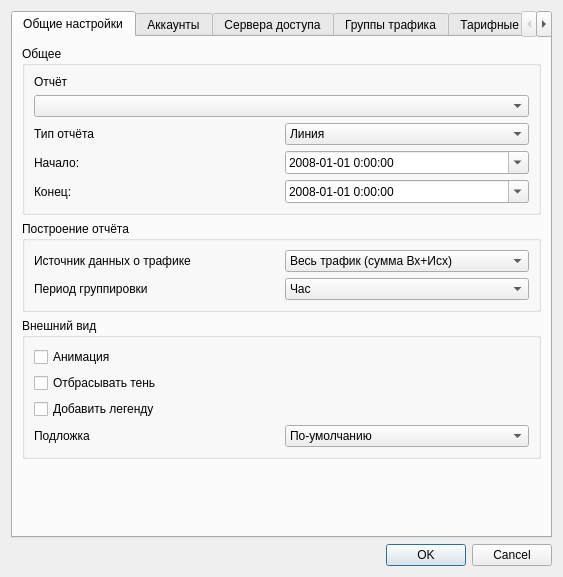
<?xml version="1.0" encoding="UTF-8"?>
<ui version="4.0">
 <class>Dialog</class>
 <widget class="QDialog" name="Dialog">
  <property name="geometry">
   <rect>
    <x>0</x>
    <y>0</y>
    <width>563</width>
    <height>577</height>
   </rect>
  </property>
  <property name="windowTitle">
   <string>Настройки отчёта</string>
  </property>
  <layout class="QGridLayout" name="gridLayout_4">
   <item row="0" column="0">
    <widget class="QTabWidget" name="tabWidget">
     <property name="currentIndex">
      <number>0</number>
     </property>
     <widget class="QWidget" name="general_tab">
      <attribute name="title">
       <string>Общие настройки</string>
      </attribute>
      <layout class="QGridLayout" name="gridLayout_3">
       <item row="0" column="0">
        <widget class="QGroupBox" name="groupBox_common">
         <property name="title">
          <string>Общее</string>
         </property>
         <layout class="QGridLayout" name="gridLayout">
          <item row="0" column="0">
           <widget class="QLabel" name="label_template">
            <property name="text">
             <string>Отчёт</string>
            </property>
           </widget>
          </item>
          <item row="4" column="0">
           <widget class="QLabel" name="label_date_start">
            <property name="text">
             <string>Начало:</string>
            </property>
           </widget>
          </item>
          <item row="4" column="1">
           <widget class="QDateTimeEdit" name="dateTimeEdit_date_start">
            <property name="minimumDate">
             <date>
              <year>2008</year>
              <month>1</month>
              <day>1</day>
             </date>
            </property>
            <property name="displayFormat">
             <string>yyyy-MM-dd H:mm:ss</string>
            </property>
            <property name="calendarPopup">
             <bool>true</bool>
            </property>
           </widget>
          </item>
          <item row="5" column="0">
           <widget class="QLabel" name="label_date_end">
            <property name="text">
             <string>Конец:</string>
            </property>
           </widget>
          </item>
          <item row="5" column="1">
           <widget class="QDateTimeEdit" name="dateTimeEdit_date_end">
            <property name="minimumDate">
             <date>
              <year>2008</year>
              <month>1</month>
              <day>1</day>
             </date>
            </property>
            <property name="displayFormat">
             <string>yyyy-MM-dd H:mm:ss</string>
            </property>
            <property name="calendarPopup">
             <bool>true</bool>
            </property>
           </widget>
          </item>
          <item row="1" column="0" colspan="2">
           <widget class="QComboBox" name="comboBox_template"/>
          </item>
          <item row="3" column="1">
           <widget class="QComboBox" name="comboBox_templatetype">
            <item>
             <property name="text">
              <string>Линия</string>
             </property>
            </item>
            <item>
             <property name="text">
              <string>Плавная линия</string>
             </property>
            </item>
            <item>
             <property name="text">
              <string>Вертикальная</string>
             </property>
            </item>
            <item>
             <property name="text">
              <string>Горизонтальная</string>
             </property>
            </item>
            <item>
             <property name="text">
              <string>Пирог</string>
             </property>
            </item>
           </widget>
          </item>
          <item row="3" column="0">
           <widget class="QLabel" name="label_templatetype">
            <property name="text">
             <string>Тип отчёта</string>
            </property>
           </widget>
          </item>
         </layout>
        </widget>
       </item>
       <item row="1" column="0">
        <widget class="QGroupBox" name="groupBox_source">
         <property name="title">
          <string>Построение отчёта</string>
         </property>
         <layout class="QGridLayout" name="gridLayout_2">
          <item row="1" column="0">
           <widget class="QLabel" name="label_grouping">
            <property name="text">
             <string>Период группировки</string>
            </property>
           </widget>
          </item>
          <item row="1" column="1">
           <widget class="QComboBox" name="comboBox_grouping">
            <item>
             <property name="text">
              <string>Час</string>
             </property>
            </item>
            <item>
             <property name="text">
              <string>День</string>
             </property>
            </item>
            <item>
             <property name="text">
              <string>Месяц</string>
             </property>
            </item>
           </widget>
          </item>
          <item row="0" column="0">
           <widget class="QLabel" name="label_trafficsource">
            <property name="text">
             <string>Источник данных о трафике</string>
            </property>
           </widget>
          </item>
          <item row="0" column="1">
           <widget class="QComboBox" name="comboBox_trafficsource">
            <item>
             <property name="text">
              <string>Весь трафик (сумма Вх+Исх)</string>
             </property>
            </item>
            <item>
             <property name="text">
              <string>Весь трафик (Вх и Исх раздельно)</string>
             </property>
            </item>
            <item>
             <property name="text">
              <string>Тарифицированный трафик</string>
             </property>
            </item>
           </widget>
          </item>
         </layout>
        </widget>
       </item>
       <item row="3" column="0">
        <spacer name="verticalSpacer">
         <property name="orientation">
          <enum>Qt::Vertical</enum>
         </property>
         <property name="sizeHint" stdset="0">
          <size>
           <width>20</width>
           <height>40</height>
          </size>
         </property>
        </spacer>
       </item>
       <item row="2" column="0">
        <widget class="QGroupBox" name="groupBox_view">
         <property name="title">
          <string>Внешний вид</string>
         </property>
         <layout class="QGridLayout" name="gridLayout_5">
          <item row="0" column="0" colspan="2">
           <widget class="QCheckBox" name="checkBox_animation">
            <property name="text">
             <string>Анимация</string>
            </property>
           </widget>
          </item>
          <item row="1" column="0">
           <widget class="QCheckBox" name="checkBox_shadow">
            <property name="text">
             <string>Отбрасывать тень</string>
            </property>
           </widget>
          </item>
          <item row="2" column="0">
           <widget class="QCheckBox" name="checkBox_legend">
            <property name="text">
             <string>Добавить легенду</string>
            </property>
           </widget>
          </item>
          <item row="3" column="0">
           <widget class="QLabel" name="label_back">
            <property name="text">
             <string>Подложка</string>
            </property>
           </widget>
          </item>
          <item row="3" column="1">
           <widget class="QComboBox" name="comboBox_back">
            <item>
             <property name="text">
              <string>По-умолчанию</string>
             </property>
            </item>
            <item>
             <property name="text">
              <string>Таблица</string>
             </property>
            </item>
            <item>
             <property name="text">
              <string>Облока</string>
             </property>
            </item>
            <item>
             <property name="text">
              <string>Серая</string>
             </property>
            </item>
            <item>
             <property name="text">
              <string>Тёмно-синяя</string>
             </property>
            </item>
            <item>
             <property name="text">
              <string>Тёмно-зелёная</string>
             </property>
            </item>
           </widget>
          </item>
         </layout>
        </widget>
       </item>
      </layout>
     </widget>
     <widget class="QWidget" name="tab_accounts">
      <attribute name="title">
       <string>Аккаунты</string>
      </attribute>
      <layout class="QGridLayout" name="gridLayout_6">
       <item row="0" column="0">
        <widget class="QLabel" name="all_classes_label_2">
         <property name="text">
          <string>Доступные классы</string>
         </property>
        </widget>
       </item>
       <item row="0" column="2">
        <widget class="QLabel" name="selected_classes_label_2">
         <property name="text">
          <string>Выбранные классы</string>
         </property>
        </widget>
       </item>
       <item row="1" column="0">
        <widget class="QListWidget" name="listWidget_accounts_all">
         <property name="selectionMode">
          <enum>QAbstractItemView::ExtendedSelection</enum>
         </property>
         <property name="selectionRectVisible">
          <bool>true</bool>
         </property>
        </widget>
       </item>
       <item row="1" column="1">
        <layout class="QVBoxLayout" name="verticalLayout_2">
         <item>
          <spacer name="verticalSpacer_4">
           <property name="orientation">
            <enum>Qt::Vertical</enum>
           </property>
           <property name="sizeHint" stdset="0">
            <size>
             <width>20</width>
             <height>40</height>
            </size>
           </property>
          </spacer>
         </item>
         <item>
          <widget class="QToolButton" name="select_class_toolButton_2">
           <property name="text">
            <string>&gt;</string>
           </property>
          </widget>
         </item>
         <item>
          <widget class="QToolButton" name="remove_class_toolButton_2">
           <property name="text">
            <string>&lt;</string>
           </property>
          </widget>
         </item>
         <item>
          <spacer name="verticalSpacer_5">
           <property name="orientation">
            <enum>Qt::Vertical</enum>
           </property>
           <property name="sizeHint" stdset="0">
            <size>
             <width>20</width>
             <height>40</height>
            </size>
           </property>
          </spacer>
         </item>
        </layout>
       </item>
       <item row="1" column="2">
        <widget class="QListWidget" name="listWidget_accounts_selected">
         <property name="selectionMode">
          <enum>QAbstractItemView::ExtendedSelection</enum>
         </property>
        </widget>
       </item>
      </layout>
     </widget>
     <widget class="QWidget" name="tab_nasses">
      <attribute name="title">
       <string>Сервера доступа</string>
      </attribute>
      <layout class="QGridLayout" name="gridLayout_7">
       <item row="0" column="0">
        <widget class="QLabel" name="all_classes_label_3">
         <property name="text">
          <string>Доступные классы</string>
         </property>
        </widget>
       </item>
       <item row="0" column="2">
        <widget class="QLabel" name="selected_classes_label_3">
         <property name="text">
          <string>Выбранные классы</string>
         </property>
        </widget>
       </item>
       <item row="1" column="0">
        <widget class="QListWidget" name="listWidget_nasses_all">
         <property name="selectionMode">
          <enum>QAbstractItemView::ExtendedSelection</enum>
         </property>
         <property name="selectionRectVisible">
          <bool>true</bool>
         </property>
        </widget>
       </item>
       <item row="1" column="1">
        <layout class="QVBoxLayout" name="verticalLayout_3">
         <item>
          <spacer name="verticalSpacer_6">
           <property name="orientation">
            <enum>Qt::Vertical</enum>
           </property>
           <property name="sizeHint" stdset="0">
            <size>
             <width>20</width>
             <height>40</height>
            </size>
           </property>
          </spacer>
         </item>
         <item>
          <widget class="QToolButton" name="select_class_toolButton_3">
           <property name="text">
            <string>&gt;</string>
           </property>
          </widget>
         </item>
         <item>
          <widget class="QToolButton" name="remove_class_toolButton_3">
           <property name="text">
            <string>&lt;</string>
           </property>
          </widget>
         </item>
         <item>
          <spacer name="verticalSpacer_7">
           <property name="orientation">
            <enum>Qt::Vertical</enum>
           </property>
           <property name="sizeHint" stdset="0">
            <size>
             <width>20</width>
             <height>40</height>
            </size>
           </property>
          </spacer>
         </item>
        </layout>
       </item>
       <item row="1" column="2">
        <widget class="QListWidget" name="listWidget_nasses_selected">
         <property name="selectionMode">
          <enum>QAbstractItemView::ExtendedSelection</enum>
         </property>
        </widget>
       </item>
      </layout>
     </widget>
     <widget class="QWidget" name="tab_groups">
      <attribute name="title">
       <string>Группы трафика</string>
      </attribute>
      <layout class="QGridLayout" name="gridLayout_8">
       <item row="0" column="0">
        <widget class="QLabel" name="all_classes_label_4">
         <property name="text">
          <string>Доступные классы</string>
         </property>
        </widget>
       </item>
       <item row="0" column="2">
        <widget class="QLabel" name="selected_classes_label_4">
         <property name="text">
          <string>Выбранные классы</string>
         </property>
        </widget>
       </item>
       <item row="1" column="0">
        <widget class="QListWidget" name="listWidget_groups_all">
         <property name="selectionMode">
          <enum>QAbstractItemView::ExtendedSelection</enum>
         </property>
         <property name="selectionRectVisible">
          <bool>true</bool>
         </property>
        </widget>
       </item>
       <item row="1" column="1">
        <layout class="QVBoxLayout" name="verticalLayout_4">
         <item>
          <spacer name="verticalSpacer_8">
           <property name="orientation">
            <enum>Qt::Vertical</enum>
           </property>
           <property name="sizeHint" stdset="0">
            <size>
             <width>20</width>
             <height>40</height>
            </size>
           </property>
          </spacer>
         </item>
         <item>
          <widget class="QToolButton" name="select_class_toolButton_4">
           <property name="text">
            <string>&gt;</string>
           </property>
          </widget>
         </item>
         <item>
          <widget class="QToolButton" name="remove_class_toolButton_4">
           <property name="text">
            <string>&lt;</string>
           </property>
          </widget>
         </item>
         <item>
          <spacer name="verticalSpacer_9">
           <property name="orientation">
            <enum>Qt::Vertical</enum>
           </property>
           <property name="sizeHint" stdset="0">
            <size>
             <width>20</width>
             <height>40</height>
            </size>
           </property>
          </spacer>
         </item>
        </layout>
       </item>
       <item row="1" column="2">
        <widget class="QListWidget" name="listWidget_groups_selected">
         <property name="selectionMode">
          <enum>QAbstractItemView::ExtendedSelection</enum>
         </property>
        </widget>
       </item>
      </layout>
     </widget>
     <widget class="QWidget" name="tab_tariffs">
      <attribute name="title">
       <string>Тарифные планы</string>
      </attribute>
      <layout class="QGridLayout" name="gridLayout_10">
       <item row="0" column="0">
        <widget class="QLabel" name="all_classes_label_5">
         <property name="text">
          <string>Доступные классы</string>
         </property>
        </widget>
       </item>
       <item row="0" column="2">
        <widget class="QLabel" name="selected_classes_label_5">
         <property name="text">
          <string>Выбранные классы</string>
         </property>
        </widget>
       </item>
       <item row="1" column="0">
        <widget class="QListWidget" name="listWidget_tariffs_all">
         <property name="selectionMode">
          <enum>QAbstractItemView::ExtendedSelection</enum>
         </property>
         <property name="selectionRectVisible">
          <bool>true</bool>
         </property>
        </widget>
       </item>
       <item row="1" column="1">
        <layout class="QVBoxLayout" name="verticalLayout_5">
         <item>
          <spacer name="verticalSpacer_10">
           <property name="orientation">
            <enum>Qt::Vertical</enum>
           </property>
           <property name="sizeHint" stdset="0">
            <size>
             <width>20</width>
             <height>40</height>
            </size>
           </property>
          </spacer>
         </item>
         <item>
          <widget class="QToolButton" name="select_class_toolButton_5">
           <property name="text">
            <string>&gt;</string>
           </property>
          </widget>
         </item>
         <item>
          <widget class="QToolButton" name="remove_class_toolButton_5">
           <property name="text">
            <string>&lt;</string>
           </property>
          </widget>
         </item>
         <item>
          <spacer name="verticalSpacer_11">
           <property name="orientation">
            <enum>Qt::Vertical</enum>
           </property>
           <property name="sizeHint" stdset="0">
            <size>
             <width>20</width>
             <height>40</height>
            </size>
           </property>
          </spacer>
         </item>
        </layout>
       </item>
       <item row="1" column="2">
        <widget class="QListWidget" name="listWidget_tariffs_selected">
         <property name="selectionMode">
          <enum>QAbstractItemView::ExtendedSelection</enum>
         </property>
        </widget>
       </item>
      </layout>
     </widget>
     <widget class="QWidget" name="tab_classes">
      <attribute name="title">
       <string>Классы трафика</string>
      </attribute>
      <layout class="QGridLayout" name="gridLayout_9">
       <item row="0" column="0">
        <widget class="QLabel" name="all_classes_label">
         <property name="text">
          <string>Доступные классы</string>
         </property>
        </widget>
       </item>
       <item row="0" column="2">
        <widget class="QLabel" name="selected_classes_label">
         <property name="text">
          <string>Выбранные классы</string>
         </property>
        </widget>
       </item>
       <item row="1" column="0">
        <widget class="QListWidget" name="listWidget_classes_all">
         <property name="selectionMode">
          <enum>QAbstractItemView::ExtendedSelection</enum>
         </property>
         <property name="selectionRectVisible">
          <bool>true</bool>
         </property>
        </widget>
       </item>
       <item row="1" column="1">
        <layout class="QVBoxLayout" name="verticalLayout">
         <item>
          <spacer name="verticalSpacer_2">
           <property name="orientation">
            <enum>Qt::Vertical</enum>
           </property>
           <property name="sizeHint" stdset="0">
            <size>
             <width>20</width>
             <height>40</height>
            </size>
           </property>
          </spacer>
         </item>
         <item>
          <widget class="QToolButton" name="select_class_toolButton">
           <property name="text">
            <string>&gt;</string>
           </property>
          </widget>
         </item>
         <item>
          <widget class="QToolButton" name="remove_class_toolButton">
           <property name="text">
            <string>&lt;</string>
           </property>
          </widget>
         </item>
         <item>
          <spacer name="verticalSpacer_3">
           <property name="orientation">
            <enum>Qt::Vertical</enum>
           </property>
           <property name="sizeHint" stdset="0">
            <size>
             <width>20</width>
             <height>40</height>
            </size>
           </property>
          </spacer>
         </item>
        </layout>
       </item>
       <item row="1" column="2">
        <widget class="QListWidget" name="listWidget_classes_selected">
         <property name="selectionMode">
          <enum>QAbstractItemView::ExtendedSelection</enum>
         </property>
        </widget>
       </item>
      </layout>
     </widget>
    </widget>
   </item>
   <item row="1" column="0">
    <widget class="QDialogButtonBox" name="buttonBox">
     <property name="orientation">
      <enum>Qt::Horizontal</enum>
     </property>
     <property name="standardButtons">
      <set>QDialogButtonBox::Cancel|QDialogButtonBox::Ok</set>
     </property>
    </widget>
   </item>
  </layout>
 </widget>
 <tabstops>
  <tabstop>tabWidget</tabstop>
  <tabstop>buttonBox</tabstop>
  <tabstop>listWidget_classes_all</tabstop>
  <tabstop>listWidget_classes_selected</tabstop>
  <tabstop>select_class_toolButton</tabstop>
  <tabstop>remove_class_toolButton</tabstop>
 </tabstops>
 <resources/>
 <connections>
  <connection>
   <sender>buttonBox</sender>
   <signal>clicked(QAbstractButton*)</signal>
   <receiver>Dialog</receiver>
   <slot>accept()</slot>
   <hints>
    <hint type="sourcelabel">
     <x>252</x>
     <y>374</y>
    </hint>
    <hint type="destinationlabel">
     <x>22</x>
     <y>372</y>
    </hint>
   </hints>
  </connection>
  <connection>
   <sender>buttonBox</sender>
   <signal>clicked(QAbstractButton*)</signal>
   <receiver>Dialog</receiver>
   <slot>reject()</slot>
   <hints>
    <hint type="sourcelabel">
     <x>344</x>
     <y>371</y>
    </hint>
    <hint type="destinationlabel">
     <x>8</x>
     <y>356</y>
    </hint>
   </hints>
  </connection>
 </connections>
</ui>
